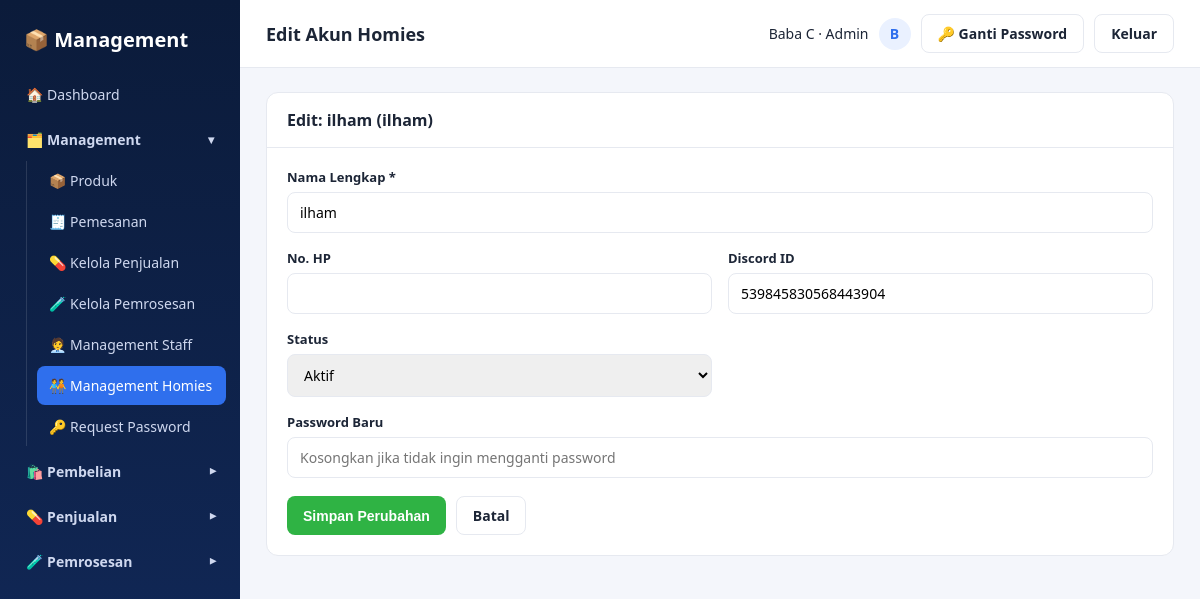
Screenshot of /homies/edit_homies.php?id=5 (signed in) with the database file from the repository.
### tables this page shows
CREATE TABLE `users` (
  `id` int(11) NOT NULL,
  `username` varchar(50) NOT NULL,
  `password` varchar(255) NOT NULL,
  `full_name` varchar(100) NOT NULL,
  `phone` varchar(20) DEFAULT NULL,
  `discord_id` varchar(50) DEFAULT NULL,
  `role` enum('admin','staff','homies') NOT NULL DEFAULT 'homies',
  `status` enum('aktif','nonaktif') NOT NULL DEFAULT 'aktif',
  `must_change_password` tinyint(1) NOT NULL DEFAULT '0',
  `created_at` timestamp NOT NULL DEFAULT CURRENT_TIMESTAMP
);

### includes/auth.php (called while the page is built, shortened)
<?php
function e($str) {
    return htmlspecialchars($str ?? '', ENT_QUOTES, 'UTF-8');
}

### homies/edit_homies.php (the view, shortened to what this page needs)
<?php
require_once __DIR__ . '/../includes/auth.php';
$id = (int)($_GET['id'] ?? 0);
$stmt = mysqli_prepare($conn, "SELECT * FROM users WHERE id = ? AND role = 'homies' LIMIT 1");
mysqli_stmt_bind_param($stmt, 'i', $id);
mysqli_stmt_execute($stmt);
$homies = mysqli_fetch_assoc(mysqli_stmt_get_result($stmt));
include __DIR__ . '/../includes/header.php';
?>
<div class="panel">
    <div class="panel-header"><h3>Edit: <?= e($homies['full_name']) ?> (<?= e($homies['username']) ?>)</h3></div>
    <div style="padding:20px;">
        <form method="POST" action="edit_homies.php?id=<?= (int)$homies['id'] ?>">
            <div class="form-grid">
                <div class="form-group full">
                    <label>Nama Lengkap *</label>
                    <input type="text" name="full_name" value="<?= e($_POST['full_name'] ?? $homies['full_name']) ?>" required>
                </div>
                <div class="form-group">
                    <label>No. HP</label>
                    <input type="tel" name="phone" value="<?= e($_POST['phone'] ?? $homies['phone']) ?>">
                </div>
                <div class="form-group">
                    <label>Discord ID</label>
                    <input type="text" name="discord_id" value="<?= e($_POST['discord_id'] ?? $homies['discord_id']) ?>">
                </div>
                <div class="form-group">
                    <label>Status</label>
                    <select name="status">
                        <option value="aktif" <?= $homies['status'] === 'aktif' ? 'selected' : '' ?>>Aktif</option>
                    </select>
                </div>
                <div class="form-group full">
                    <label>Password Baru</label>
                    <input type="password" name="password" placeholder="Kosongkan jika tidak ingin mengganti password">
                </div>
            </div>
            <div class="form-actions" style="margin-top:18px;">
                <button type="submit" class="btn btn-success">Simpan Perubahan</button>
                <a class="btn btn-outline" href="management_homies.php">Batal</a>
            </div>
        </form>
    </div>
</div>
<?php include __DIR__ . '/../includes/footer.php'; ?>

### assets/css/style.css (style rules this page uses)
:root { --navy-900: #0b1b3a; --navy-800: #122a5c; --blue-600: #2f6fed; --blue-50: #eaf1ff; --green-600: #2fb344; --green-700: #259238; --red-600: #e5484d; --text-main: #1c2536; --text-muted: #7c8698; --border: #e6e9f0; --bg-app: #f4f6fb; --white: #ffffff; --radius: 12px; }
* { box-sizing: border-box; }
body { margin: 0; font-family: 'Segoe UI', Roboto, Helvetica, Arial, sans-serif; background: var(--bg-app); color: var(--text-main); }
a { text-decoration: none; color: inherit; }
.panel { background: var(--white); border: 1px solid var(--border); border-radius: var(--radius); margin-bottom: 20px; }
.panel-header { padding: 16px 20px; border-bottom: 1px solid var(--border); display: flex; align-items: center; justify-content: space-between; }
.panel-header h3 { margin: 0; font-size: 16px; }
.btn { display: inline-flex; align-items: center; gap: 6px; padding: 9px 16px; border-radius: 8px; border: none; font-size: 14px; font-weight: 600; cursor: pointer; }
.btn-success { background: var(--green-600); color: #fff; }
.btn-outline { background: #fff; border: 1px solid var(--border); color: var(--text-main); }
.form-grid { display: grid; grid-template-columns: 1fr 1fr; gap: 16px; }
.form-group { display: flex; flex-direction: column; gap: 6px; }
.form-group.full { grid-column: 1 / -1; }
.form-group label { font-size: 13px; font-weight: 600; }
input[type=text], input[type=number], input[type=password], input[type=tel], select { padding: 10px 12px; border: 1px solid var(--border); border-radius: 8px; font-size: 14px; width: 100%; font-family: inherit; }
.form-actions { display: flex; gap: 10px; margin-top: 4px; }

### rows the page displays
users: full_name "ilham", username "ilham", discord_id "539845830568443904", status "Aktif"

### other values shown
$page_header "Edit Akun Homies"
$me['full_name'] "Baba C"
role_label($me['role']) "Admin"
substr($me['full_name'] ?? '?', 0, 1) "B"
